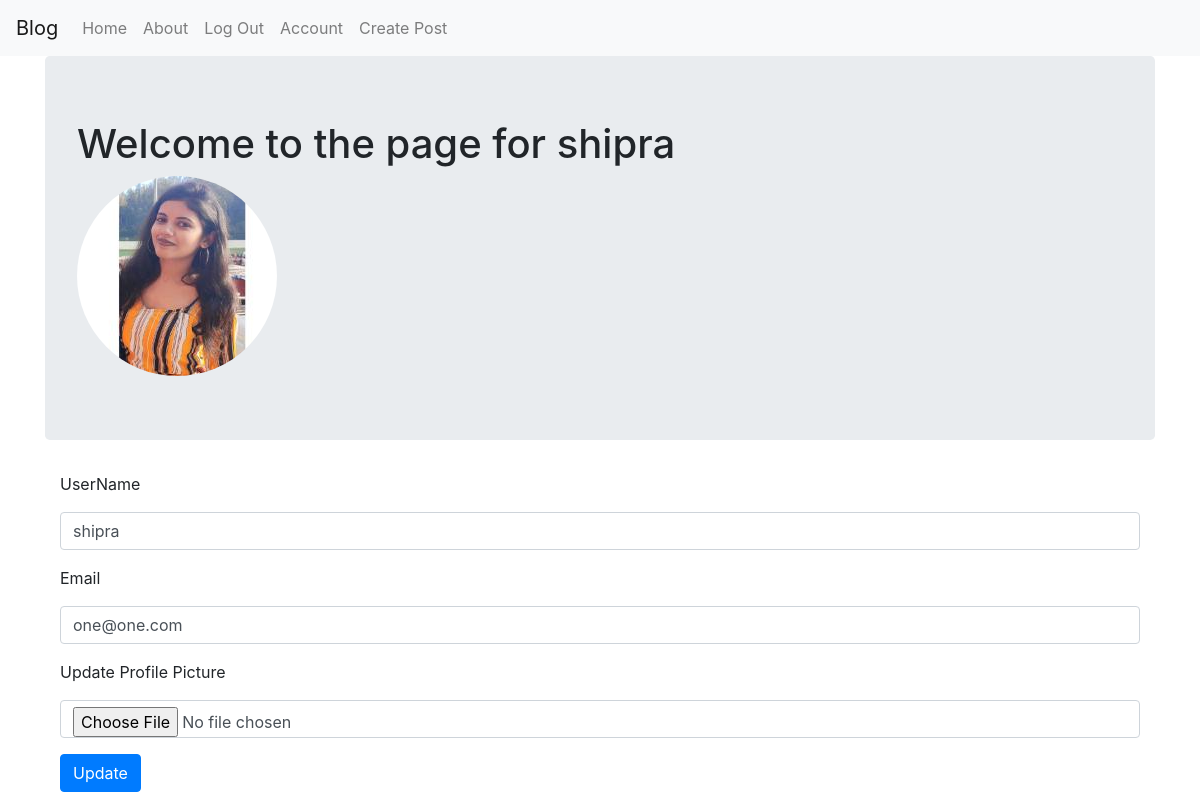
/account (signed in), run on the app's committed database.
### companyblog/models.py (models this page shows, shortened)
class User(db.Model,UserMixin):
    __tablename__ = 'users'
    id = db.Column(db.Integer,primary_key = True)
    profile_image = db.Column(db.String(20),nullable = False,default='default_profile.png')
    email = db.Column(db.String(64),unique = True, index = True)
    username = db.Column(db.String(64),unique = True,index=True)
    password_hash = db.Column(db.String(128))
    posts = db.relationship('BlogPost',backref = 'author',lazy = True)

### companyblog/users/views.py (the view)
@users.route('/account',methods=['GET','POST'])
@login_required
def account():
    form = UpdateUserForm()
    if form.validate_on_submit():
        if form.picture.data:
            username = current_user.username
            pic = add_profile_pic(form.picture.data,username)
            current_user.profile_image = pic
        current_user.username = form.username.data
        current_user.email = form.email.data
        db.session.commit()
        flash('User Account Updated!')
        return redirect(url_for('users.account'))
    elif request.method == "GET":
        form.username.data = current_user.username
        form.email.data = current_user.email
    profile_image = url_for('static',filename='profile_pics/'+current_user.profile_image)
    return render_template('account.html',profile_image=profile_image,form=form)

### companyblog/users/forms.py (shortened to what this page needs)
class UpdateUserForm(FlaskForm):
    email = StringField('Email',validators=[DataRequired(),Email()])
    username = StringField('UserName',validators=[DataRequired()])
    picture = FileField('Update Profile Picture',validators=[FileAllowed(['jpg','png'])])
    submit = SubmitField('Update')

### companyblog/models.py (called while the page is built)
@login_manager.user_loader
def load_user(user_id):
    return User.query.get(user_id)

### companyblog/templates/account.html (shortened to what this page needs)
{% extends "base.html" %}
{% block content %}
   <div class="jumbotron">
        <div algin='center'>
            <h1>Welcome to the page for {{ current_user.username }}</h1>
            <img algin='center' style=" width: 200px;height: 200px;border-radius: 50%;" src="{{ url_for('static',filename='profile_pics/'+current_user.profile_image) }}">
        </div>
   </div>
   <div class="container">
       <form action="" method="POST" enctype="multipart/form-data">
           <div class="form-group">
            {{form.username.label(class="form-group")}}
            {{form.username(class="form-control")}}
           </div>
           <div class="form-group">
            {{form.email.label(class="form-group")}}
            {{form.email(class="form-control")}}
           </div>
           <div class="form-group">
            {{form.picture.label(class="form-group")}}
            {{form.picture(class="form-control")}}
           </div>
           <div class="form-group">
            {{form.submit(class="btn btn-primary")}}
           </div>
       </form>
   </div>
{% endblock %}

### data on the page
User: username "shipra", profile_image (picture), email "one@one.com"
